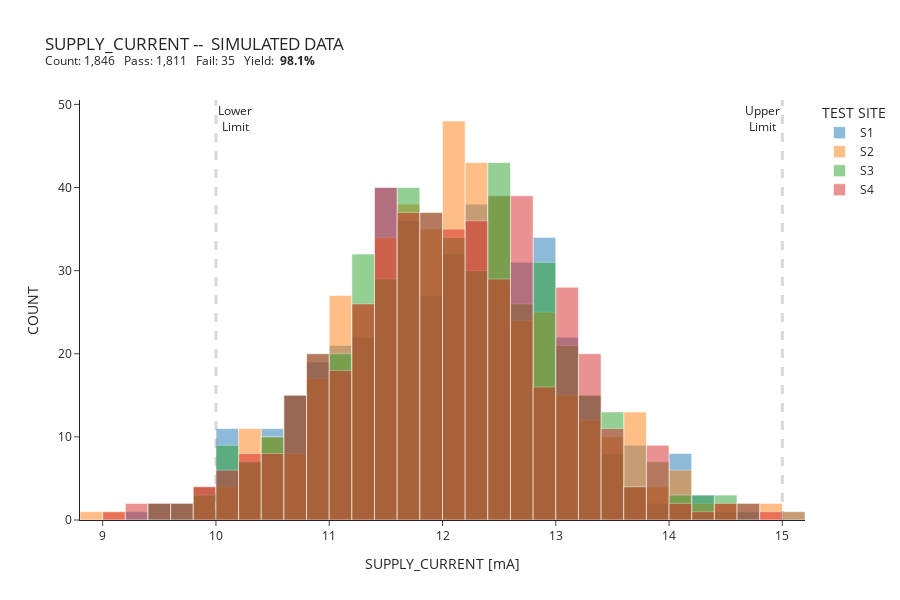
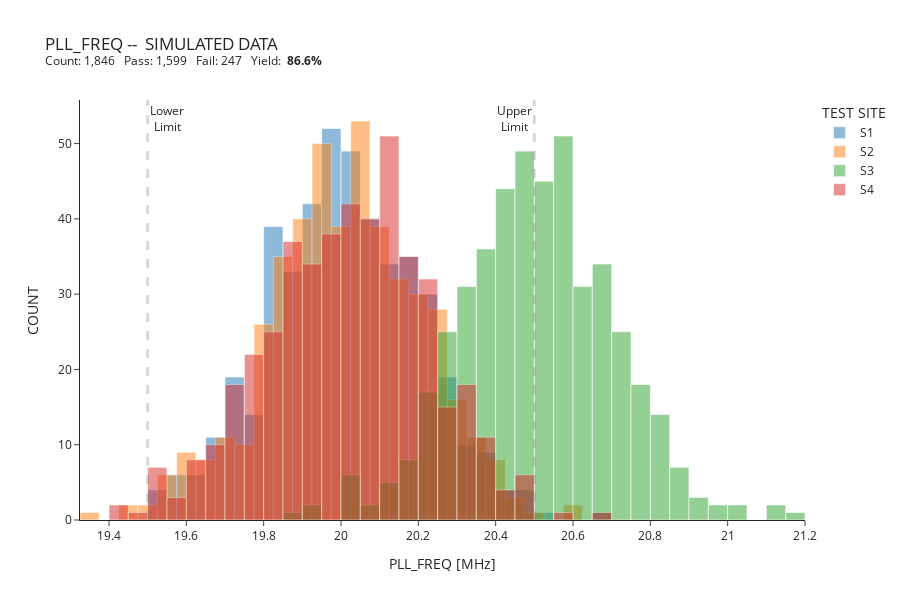

Write notebook code for charts like these, in order.
### Markdown cell above
## Generate Histogram of selected Tests

### Code cell
for i, test in enumerate(test_list):
    if i in [4, 6]:
        test_count = len(df_wafer.drop_nulls(test))
        test_pass = len(df_wafer.filter(pl.col(test + '_PF') == 'P'))
        test_fail = len(df_wafer.filter(pl.col(test + '_PF') == 'F'))
        test_yield = 100 * test_pass / test_count
        lo_limit = get_limit_item(df_limits, test, 'LO_LIMIT')
        hi_limit = get_limit_item(df_limits, test, 'HI_LIMIT')
        units = get_limit_item(df_limits, test, 'UNITS')
        df_test = (
            df_wafer
            .select(pl.col(test, 'SITE', 'TOUCHDOWN'))
            .pivot(on='SITE', values=test, index='TOUCHDOWN')
        )
        fig = go.Figure()
        for i, site in enumerate(site_list):
            fig.add_trace(
                go.Histogram(
                    x=df_test[site],
                    name=site,
                    opacity=0.5,
                    ),
                )
        fig.update_layout(
            template='simple_white',
            barmode='overlay',
            height=600, width=900,
            title=(
                test + ' --  SIMULATED DATA<br>' +
                f'<sup>Count: {test_count:,}   ' +
                f'Pass: {test_pass:,}   ' +  
                f'Fail: {test_fail:,}   ' + 
                f'Yield:  <b>{test_yield:.1f}%</b></sup>'
            ),
            xaxis_title=test + ' [' + units + ']<br>', 
            yaxis_title='COUNT',
            legend=dict(title='TEST SITE'),
            )
        fig.add_vline(x=lo_limit,line_width=3, line_dash="dash", line_color='gray')
        fig.add_vline(x=hi_limit,line_width=3, line_dash="dash", line_color='gray')
        fig.add_annotation(
            text='Lower<br>Limit',
            x=lo_limit, xref='x', 
            y=1, yref='paper',
            showarrow=False,
            xanchor='left',
            yanchor='top',
        )
        fig.add_annotation(
            text='Upper<br>Limit',
            x=hi_limit, xref='x', 
            y=1, yref='paper',
            showarrow=False,
            xanchor='right',
            yanchor='top',
        )
        fig.write_html(f'./HTML/Histogram_{test}.html')
        fig.show()

### Figure 1 — Plotly figure (JSON) as saved in the notebook; plotly's stock layout.template omitted (floating-point values rounded to 4 significant figures; data arrays with more than 128 entries replaced by an {"elided": "..."} marker saying what was removed)
{"data": [{"name": "S1", "opacity": 0.5, "type": "histogram", "x": {"elided": "462 float values"}}, {"name": "S2", "opacity": 0.5, "type": "histogram", "x": {"elided": "462 float values"}}, {"name": "S3", "opacity": 0.5, "type": "histogram", "x": {"elided": "462 float values"}}, {"name": "S4", "opacity": 0.5, "type": "histogram", "x": {"elided": "462 float values"}}], "layout": {"annotations": [{"showarrow": false, "text": "Lower<br>Limit", "x": 10, "xanchor": "left", "xref": "x", "y": 1, "yanchor": "top", "yref": "paper"}, {"showarrow": false, "text": "Upper<br>Limit", "x": 15, "xanchor": "right", "xref": "x", "y": 1, "yanchor": "top", "yref": "paper"}], "barmode": "overlay", "height": 600, "legend": {"title": {"text": "TEST SITE"}}, "shapes": [{"line": {"color": "gray", "dash": "dash", "width": 3}, "type": "line", "x0": 10, "x1": 10, "xref": "x", "y0": 0, "y1": 1, "yref": "y domain"}, {"line": {"color": "gray", "dash": "dash", "width": 3}, "type": "line", "x0": 15, "x1": 15, "xref": "x", "y0": 0, "y1": 1, "yref": "y domain"}], "title": {"text": "SUPPLY_CURRENT --  SIMULATED DATA<br><sup>Count: 1,846   Pass: 1,811   Fail: 35   Yield:  <b>98.1%</b></sup>"}, "width": 900, "xaxis": {"title": {"text": "SUPPLY_CURRENT [mA]<br>"}}, "yaxis": {"title": {"text": "COUNT"}}}}

### Figure 2 — Plotly figure (JSON) as saved in the notebook; plotly's stock layout.template omitted (floating-point values rounded to 4 significant figures; data arrays with more than 128 entries replaced by an {"elided": "..."} marker saying what was removed)
{"data": [{"name": "S1", "opacity": 0.5, "type": "histogram", "x": {"elided": "462 float values"}}, {"name": "S2", "opacity": 0.5, "type": "histogram", "x": {"elided": "462 float values"}}, {"name": "S3", "opacity": 0.5, "type": "histogram", "x": {"elided": "462 float values"}}, {"name": "S4", "opacity": 0.5, "type": "histogram", "x": {"elided": "462 float values"}}], "layout": {"annotations": [{"showarrow": false, "text": "Lower<br>Limit", "x": 19.5, "xanchor": "left", "xref": "x", "y": 1, "yanchor": "top", "yref": "paper"}, {"showarrow": false, "text": "Upper<br>Limit", "x": 20.5, "xanchor": "right", "xref": "x", "y": 1, "yanchor": "top", "yref": "paper"}], "barmode": "overlay", "height": 600, "legend": {"title": {"text": "TEST SITE"}}, "shapes": [{"line": {"color": "gray", "dash": "dash", "width": 3}, "type": "line", "x0": 19.5, "x1": 19.5, "xref": "x", "y0": 0, "y1": 1, "yref": "y domain"}, {"line": {"color": "gray", "dash": "dash", "width": 3}, "type": "line", "x0": 20.5, "x1": 20.5, "xref": "x", "y0": 0, "y1": 1, "yref": "y domain"}], "title": {"text": "PLL_FREQ --  SIMULATED DATA<br><sup>Count: 1,846   Pass: 1,599   Fail: 247   Yield:  <b>86.6%</b></sup>"}, "width": 900, "xaxis": {"title": {"text": "PLL_FREQ [MHz]<br>"}}, "yaxis": {"title": {"text": "COUNT"}}}}
